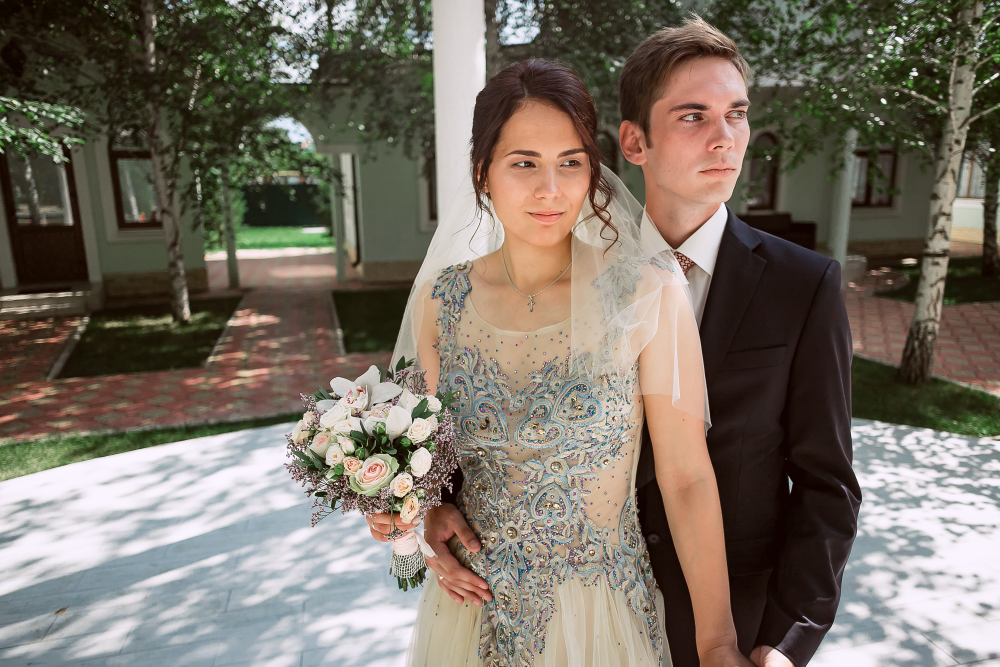
#> input picture CloudAndGridREC/images/wedding.JPG, 2000 x 1333 px, given in place of colya.mp4, which was not available (shown at 1/2 size)
$ python collect_dataset.py --cascade haarcascade_frontalface_default.xml --output out
#> lines starting #> are read from the running program, lines starting #| are printed output that depends on the picture; after the words box and inside, x2 and y2 are one past the last pixel; in counts of white or black regions, pixels touching at a corner belong together; pictures that were not available may be replaced by others from this repository, and a replacement may not be noted
from imutils.video import VideoStream
import argparse
import imutils
import time
import cv2
import os

# construct the argument parser and parse the arguments
ap = argparse.ArgumentParser()
ap.add_argument("-c", "--cascade", required=True, help="path to where the face cascade resides")
ap.add_argument("-o", "--output", required=True, help="path to output directory")
args = vars(ap.parse_args())


# load OpenCV's Haar cascade for face detection from disk
detector = cv2.CascadeClassifier(args["cascade"])

# initialize the video stream, allow the camera sensor to warm up,
# and initialize the total number of example faces written to disk
# thus far
print("[INFO] starting video stream...")
vs = cv2.VideoCapture('colya.mp4')
#vs = VideoStream(src=0).start()

time.sleep(2.0)
total = 0

# loop over the frames from the video stream
while vs.isOpened():
#while True:
    # grab the frame from the threaded video stream, clone it, (just
    # in case we want to write it to disk), and then resize the frame
    # so we can apply face detection faster
    success, frame = vs.read()
#> frame is the input picture: shape (1333, 2000, 3); mean B, G, R 100.9, 112.4, 121.2
    frame = cv2.transpose(frame)
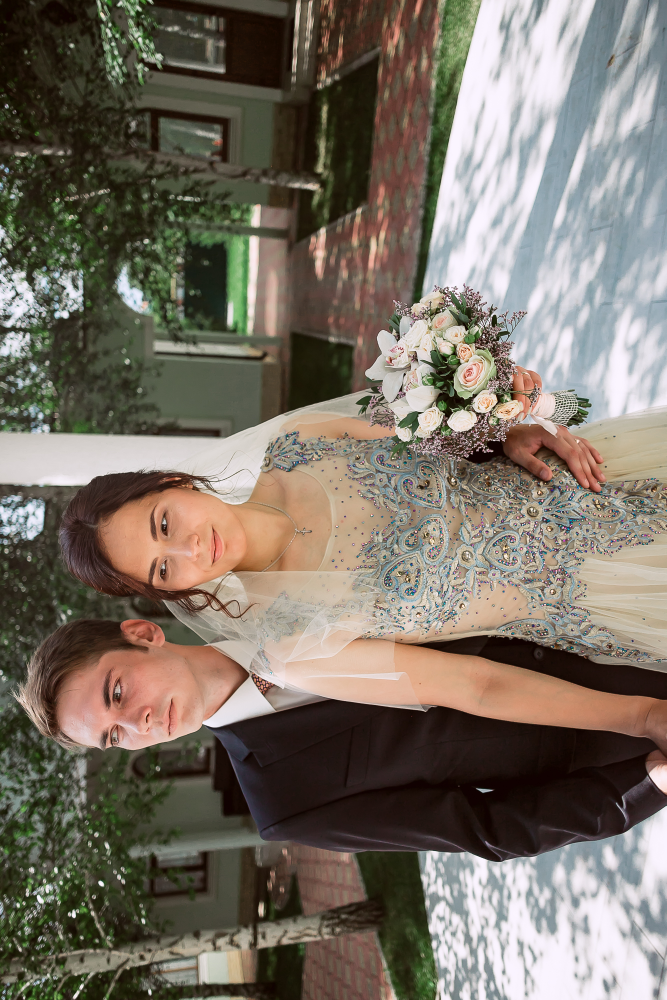
#> frame: shape (2000, 1333, 3) (shown at 1/2 size); mean B, G, R 100.9, 112.4, 121.2
    frame = cv2.flip(frame, flipCode=0)
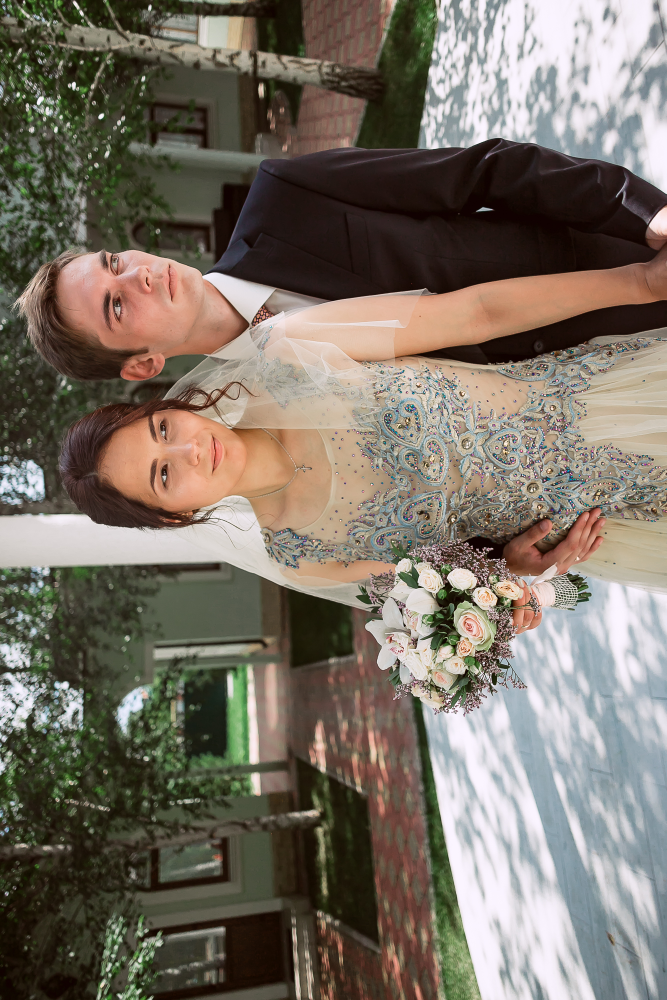
#> frame: shape (2000, 1333, 3) (shown at 1/2 size); mean B, G, R 100.9, 112.4, 121.2
    #frame = vs.read()

    orig = frame[:]
    frame = imutils.resize(frame, width=400)
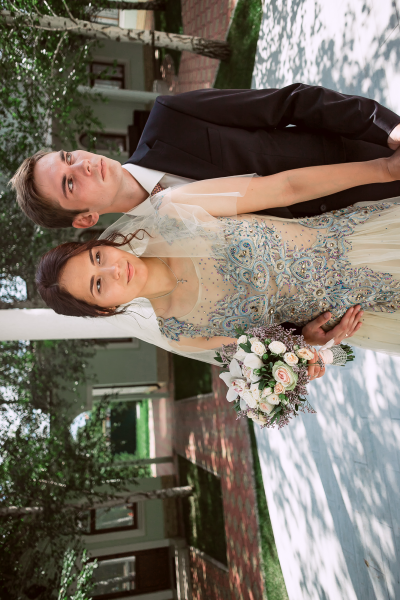
#> frame: shape (600, 400, 3); mean B, G, R 100.9, 112.4, 121.2

    # detect faces in the grayscale frame
    rects = detector.detectMultiScale(
        cv2.cvtColor(frame, cv2.COLOR_BGR2GRAY), scaleFactor=1.1,
        minNeighbors=5, minSize=(30, 30))
#> rects = [[249, 439, 76, 76]]

    # loop over the face detections and draw them on the frame
    for (x, y, w, h) in rects:
        cv2.rectangle(frame, (x, y), (x + w, y + h), (0, 255, 0), 2)
#> this loop made 1 pass
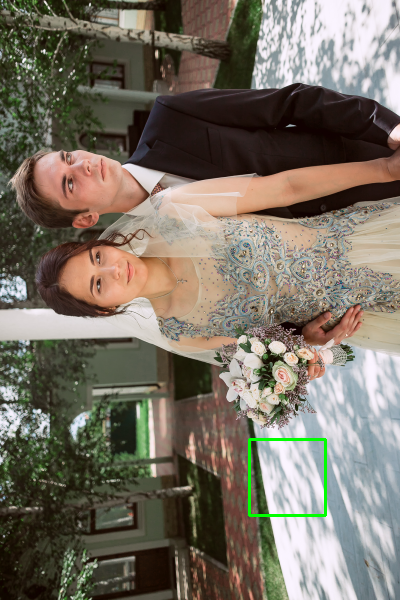
#> frame: shape (600, 400, 3); 0.38% of pixels changed, all inside (x1, y1, x2, y2) = (248, 438, 327, 517)

    # show the output frame
    cv2.imshow("Frame", frame)
    key = cv2.waitKey(1) & 0xFF
#> (key q is pressed here)

    # if the `k` key was pressed, write the *original* frame to disk
    # so we can later process it and use it for face recognition
    if key == ord("k"):
        p = os.path.sep.join([args["output"], "{}.png".format(
            str(total).zfill(5))])
        cv2.imwrite(p, orig)
        total += 1

    # if the `q` key was pressed, break from the loop
    elif key == ord("q"):
        break


# print the total faces saved and do a bit of cleanup
print("[INFO] {} face images stored".format(total))
print("[INFO] cleaning up...")
vs.release()
cv2.destroyAllWindows()
#vs.stop()
